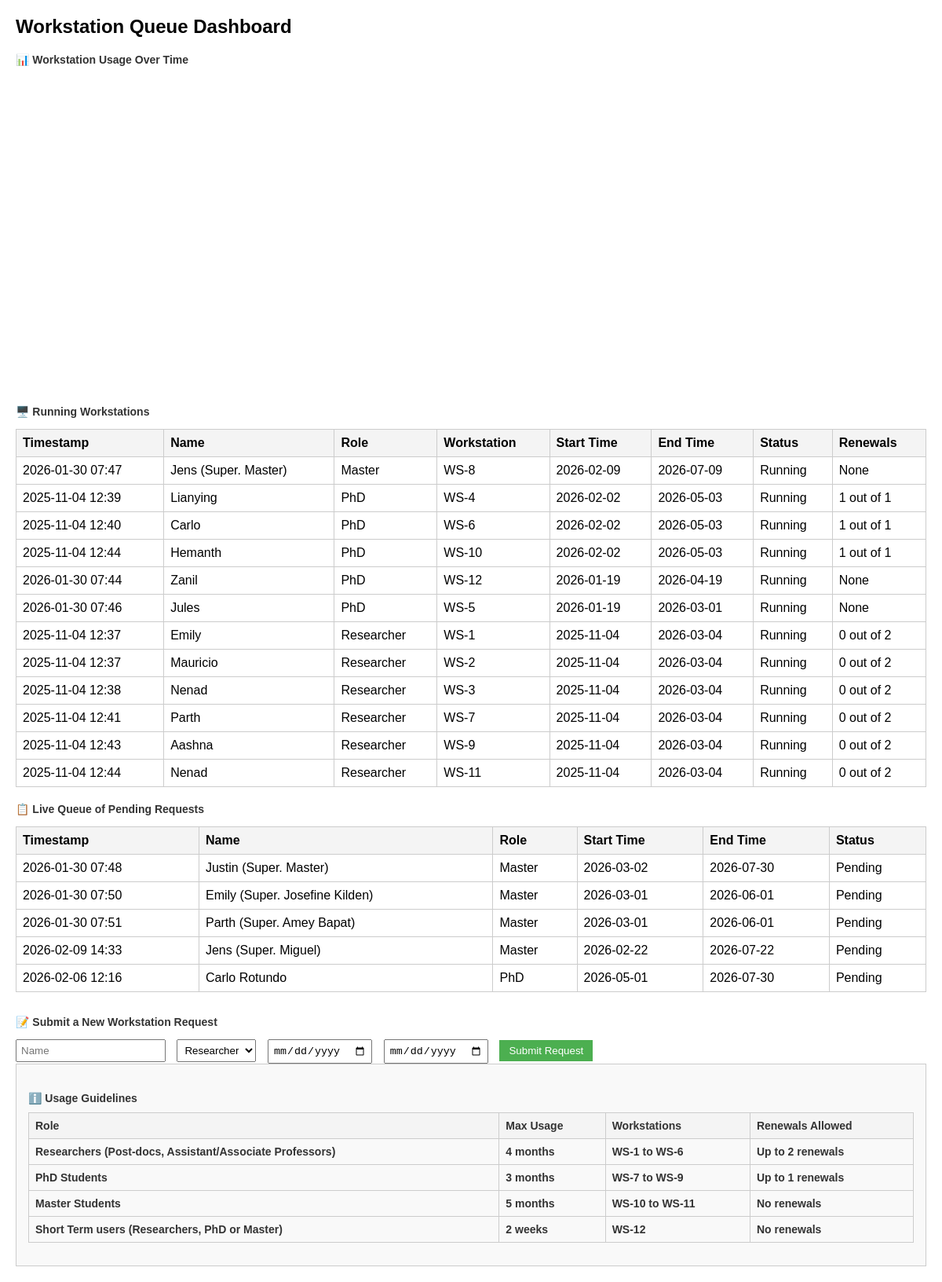
Screenshot of / (signed in) with the database file from the repository.
### app.py (models this page shows)
class Request(db.Model):
    id = db.Column(db.Integer, primary_key=True)
    timestamp = db.Column(db.DateTime, default=datetime.utcnow)
    name = db.Column(db.String(100))
    role = db.Column(db.String(50))
    start_time = db.Column(db.String(50))
    end_time = db.Column(db.String(50))
    status = db.Column(db.String(50), default="Pending")
    workstation = db.Column(db.String(50))
    renewals = db.Column(db.Integer)

### app.py (the view)
@app.route('/')
@login_required
def dashboard():
    Request.query.filter_by(status='Completed').delete()
    db.session.commit()
    pending_requests = (Request.query.filter_by(status='Pending').order_by(Request.role.asc(),Request.timestamp.asc()).all())
    running_requests = (Request.query.filter_by(status='Running').order_by(Request.role.asc(),Request.timestamp.asc()).all())
    chart_data = []
    for req in running_requests:
        chart_data.append({
            "name": req.name or "",
            "workstation": req.workstation or "",
            "start": str(req.start_time),
            "end": str(req.end_time),
            "renewals": req.renewals or "",
            "color": "blue" if req.role == "PhD" else "orange" if req.role == "Master" else "green"
        })
    return render_template('dashboard.html',
                           pending_requests=pending_requests,
                           running_requests=running_requests,
                           chart_data=chart_data)

### app.py (called while the page is built)
@login_manager.user_loader
def load_user(user_id):
    return User.query.get(int(user_id))

### templates/dashboard.html (shortened to what this page needs)
<!DOCTYPE html>
<html lang="en">
<head>
</head>
<body>
    <h1>Workstation Queue Dashboard</h1>
    <h2>📊 Workstation Usage Over Time</h2>
    <div id="usageChart" style="width:100%;height:400px;"></div>
    <h3>🖥️ Running Workstations</h3>
    <table>
        <tr><th>Timestamp</th><th>Name</th><th>Role</th><th>Workstation</th><th>Start Time</th><th>End Time</th><th>Status</th><th>Renewals</th></tr>
        {% for req in running_requests %}
        <tr>
            <td>{{ req.timestamp.strftime('%Y-%m-%d %H:%M') }}</td>
            <td>{{ req.name }}</td>
            <td>{{ req.role }}</td>
            <td>{{ req.workstation }}</td>
            <td>{{ req.start_time }}</td>
            <td>{{ req.end_time }}</td>
            <td>{{ req.status }}</td>
            <td>{{ req.renewals }}</td>
        </tr>
        {% endfor %}
    </table>
    <h3>📋 Live Queue of Pending Requests</h3>
    <table>
        <tr><th>Timestamp</th><th>Name</th><th>Role</th><th>Start Time</th><th>End Time</th><th>Status</th></tr>
        {% for req in pending_requests %}
        <tr>
            <td>{{ req.timestamp.strftime('%Y-%m-%d %H:%M') }}</td>
            <td>{{ req.name }}</td>
            <td>{{ req.role }}</td>
            <td>{{ req.start_time }}</td>
            <td>{{ req.end_time }}</td>
            <td>{{ req.status }}</td>
        </tr>
        {% endfor %}
    </table>
<div class="form-section">
<h3>📝 Submit a New Workstation Request</h3>
<form id="requestForm">
<input name="name" placeholder="Name" required="" type="text"/>
<select name="role">
<option value="Researcher">Researcher</option>
</select>
<input name="startTime" required="" type="date"/>
<input name="endTime" required="" type="date"/>
<button class="submit-btn" type="submit">Submit Request</button>
</form>
</div>
    <div style="background-color:#f9f9f9; padding:15px; border:1px solid #ccc; margin-bottom:20px;">
<h3>ℹ️ Usage Guidelines
<table border="1" style="width:100%; margin-top:10px; border-collapse:collapse;">
<thead>
<tr style="background-color:#f2f2f2;">
<th>Role</th>
<th>Max Usage</th>
<th>Workstations</th>
<th>Renewals Allowed</th>
</tr>
</thead>
<tbody>
<tr>
<td>Researchers (Post-docs, Assistant/Associate Professors)</td>
<td>4 months</td>
<td>WS-1 to WS-6</td>
<td>Up to 2 renewals</td>
</tr>
<tr>
<td>PhD Students</td>
<td>3 months</td>
<td>WS-7 to WS-9</td>
<td>Up to 1 renewals</td>
</tr>
<tr>
<td>Master Students</td>
<td>5 months</td>
<td>WS-10 to WS-11</td>
<td>No renewals</td>
</tr>
<tr>
<td>Short Term users (Researchers, PhD or Master)</td>
<td>2 weeks</td>
<td>WS-12</td>
<td>No renewals</td>
</tr>
</tbody>
</table>
</h3>
</body>
</html>

### templates/dashboard.html (style rules this page uses)
body { font-family: Arial, sans-serif; margin: 20px; }
h1 { font-size: 24px; margin-bottom: 10px; }
h2, h3 { font-size: 14px; margin-top: 20px; color: #333; }
table { width: 100%; border-collapse: collapse; margin-top: 10px; }
th, td { border: 1px solid #ccc; padding: 8px; text-align: left; }
th { background-color: #f4f4f4; }
.form-section { margin-top: 30px; }
.form-section input, .form-section select { margin-right: 10px; padding: 5px; }
.submit-btn { padding: 6px 12px; background-color: #4CAF50; color: white; border: none; cursor: pointer; }

### rows the page displays
Request: timestamp "2026-01-30 07:47", name "Jens (Super. Master)", role "Master", workstation "WS-8", start_time "2026-02-09", end_time "2026-07-09", status "Running", renewals "None"
Request: timestamp "2025-11-04 12:39", name "Lianying", role "PhD", workstation "WS-4", start_time "2026-02-02", end_time "2026-05-03", status "Running", renewals "1 out of 1"
Request: timestamp "2025-11-04 12:40", name "Carlo", role "PhD", workstation "WS-6", start_time "2026-02-02", end_time "2026-05-03", status "Running", renewals "1 out of 1"
Request: timestamp "2025-11-04 12:44", name "Hemanth", role "PhD", workstation "WS-10", start_time "2026-02-02", end_time "2026-05-03", status "Running", renewals "1 out of 1"
Request: timestamp "2026-01-30 07:44", name "Zanil", role "PhD", workstation "WS-12", start_time "2026-01-19", end_time "2026-04-19", status "Running", renewals "None"
Request: timestamp "2026-01-30 07:46", name "Jules", role "PhD", workstation "WS-5", start_time "2026-01-19", end_time "2026-03-01", status "Running", renewals "None"
Request: timestamp "2025-11-04 12:37", name "Emily", role "Researcher", workstation "WS-1", start_time "2025-11-04", end_time "2026-03-04", status "Running", renewals "0 out of 2"
Request: timestamp "2025-11-04 12:37", name "Mauricio", role "Researcher", workstation "WS-2", start_time "2025-11-04", end_time "2026-03-04", status "Running", renewals "0 out of 2"
Request: timestamp "2025-11-04 12:38", name "Nenad", role "Researcher", workstation "WS-3", start_time "2025-11-04", end_time "2026-03-04", status "Running", renewals "0 out of 2"
Request: timestamp "2025-11-04 12:41", name "Parth", role "Researcher", workstation "WS-7", start_time "2025-11-04", end_time "2026-03-04", status "Running", renewals "0 out of 2"
Request: timestamp "2025-11-04 12:43", name "Aashna", role "Researcher", workstation "WS-9", start_time "2025-11-04", end_time "2026-03-04", status "Running", renewals "0 out of 2"
Request: timestamp "2025-11-04 12:44", name "Nenad", role "Researcher", workstation "WS-11", start_time "2025-11-04", end_time "2026-03-04", status "Running", renewals "0 out of 2"
Request: timestamp "2026-01-30 07:48", name "Justin (Super. Master)", role "Master", start_time "2026-03-02", end_time "2026-07-30", status "Pending"
Request: timestamp "2026-01-30 07:50", name "Emily (Super. Josefine Kilden)", role "Master", start_time "2026-03-01", end_time "2026-06-01", status "Pending"
Request: timestamp "2026-01-30 07:51", name "Parth (Super. Amey Bapat)", role "Master", start_time "2026-03-01", end_time "2026-06-01", status "Pending"
Request: timestamp "2026-02-09 14:33", name "Jens (Super. Miguel)", role "Master", start_time "2026-02-22", end_time "2026-07-22", status "Pending"
Request: timestamp "2026-02-06 12:16", name "Carlo Rotundo", role "PhD", start_time "2026-05-01", end_time "2026-07-30", status "Pending"
